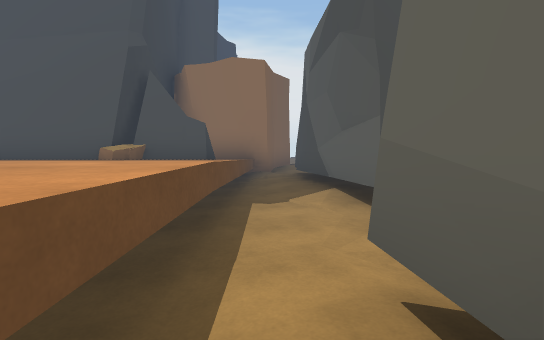
View 1 (above)

15 first-person views from a walk through a scene from a Unity 3-D project. The camera is 1.3 m above the floor, tilts 4° down and sees 85° across. Doors are open. The floor is counted in squares, 2 m on a side. Each view is taken from the middle of a square. On the plan, view 1 faces up. The plan holds only what a view shows up to about 9 squares ahead; the rest is blank. The place goes on beyond the plan. The player character is not drawn.

View 2
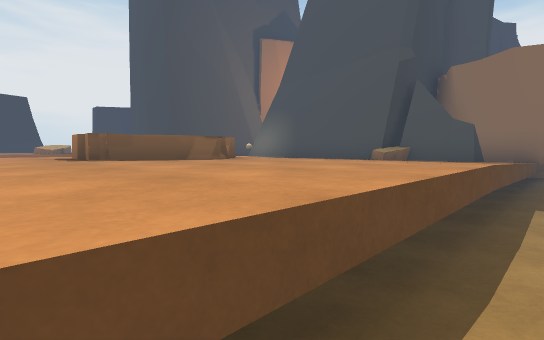

View 3
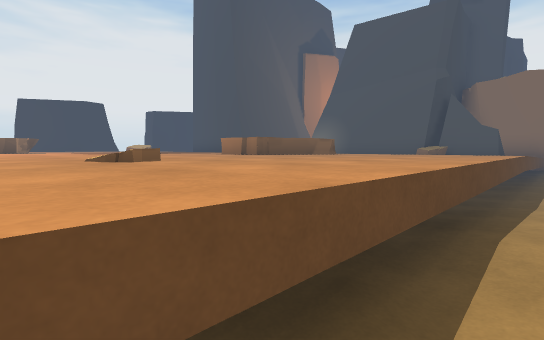

View 4
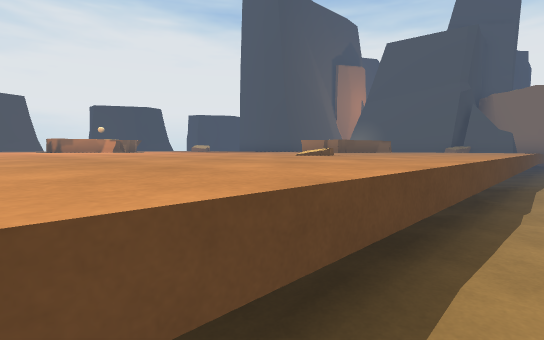

View 5
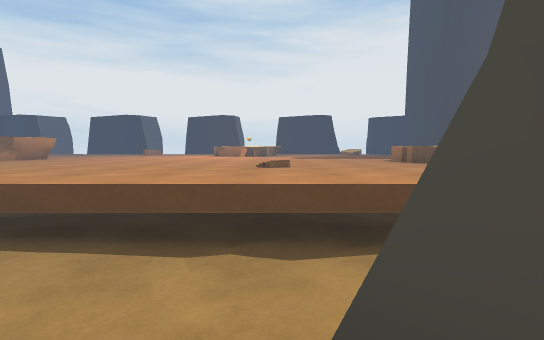

View 6
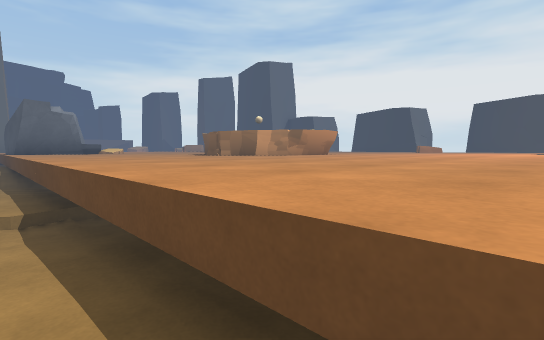

View 7
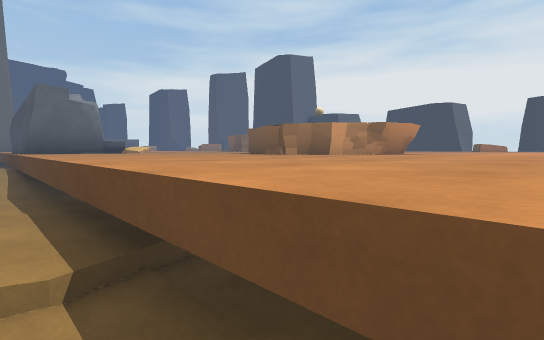

View 8
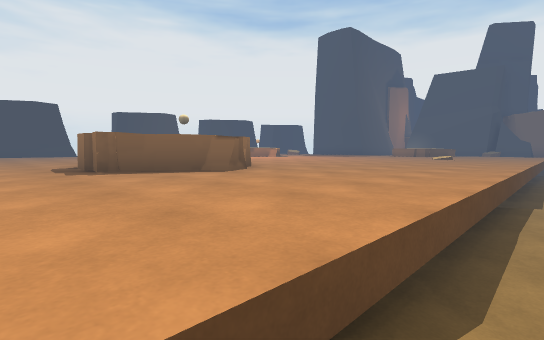

View 9
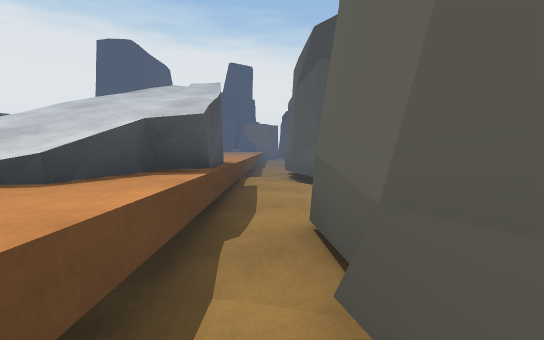

View 10
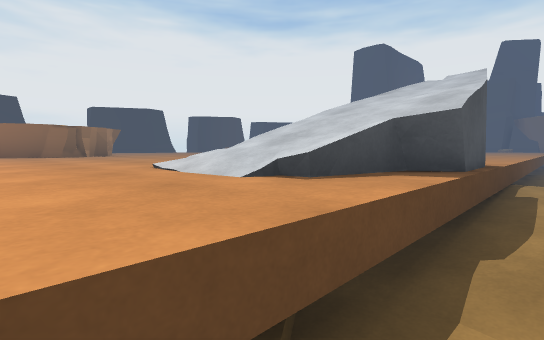

View 11
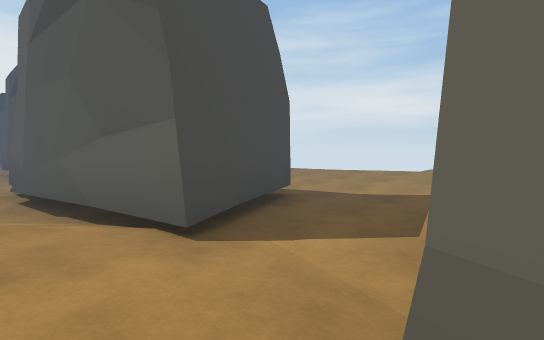

View 12
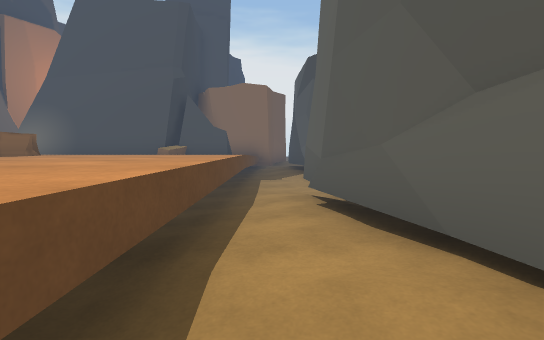

View 13
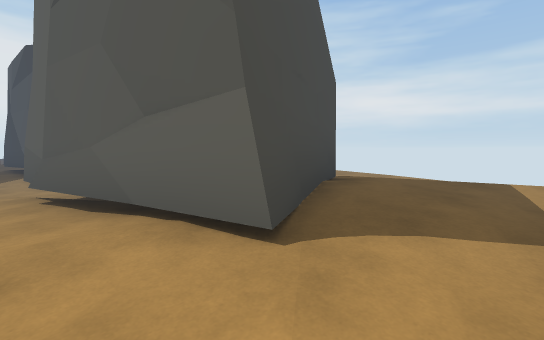

View 14
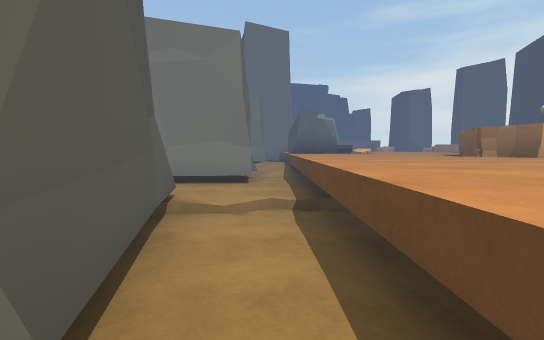

View 15
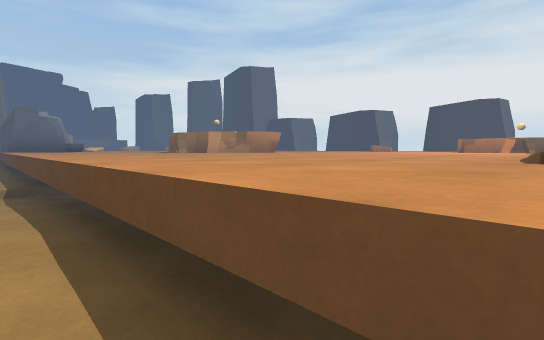

### Floor plan
Key: @ floor where view 1 was taken; # wall or solid block; . main floor; : floor 0.25 m higher than the main floor; - floor 0.5 m lower than the main floor; _ floor 0.75 m lower than the main floor; < floor 1 m lower than the main floor; ( floor 1.25 m lower than the main floor; / step, stairs or slope; = window, fence, low wall or low ledge; ^ raised ledge; O other object.
Columns run from 11 left of view 1 to 8 right of it. Each row starts with its distance up from view 1.
  7         #OO<#
  6     #####O//#
  5         ..//#
  4        ..../#
  3        ....((
  2        ^ ..((
  1        ^ .//#
  0   ...^^=../@#
 -1     ......//#
 -2  .........//###/
 -3 ^.......:./////-
 -4 O^.........<<///
 -5 ^^.........<#
 -6 ...........<#
 -7  ..........<#
 -8  ..........<#
 -9   ...^.....__
-10    .^^^....<__
-11      OO^...<##
-12  ..   ^#...<#   __-
-13  ....^#...//#  <__-(
-14   ........//###<_/-=
-15    ..   :OO-/_____-/
-16  ^#....   #-/____
-17   ^#....  //#
-18   ^#......//#
-19   ^       //#

Where each view was taken, in squares from view 1:
view 1: 0 up, 0 right, facing up
view 2: 1 down, 0 right, facing up-left
view 3: 4 down, 0 right, facing up-left
view 4: 7 down, 0 right, facing up-left
view 5: 3 down, 2 right, facing left
view 6: 5 down, 0 right, facing down-left
view 7: 7 down, 0 right, facing down-left
view 8: 14 down, 0 right, facing up-left
view 9: 19 down, 0 right, facing up
view 10: 19 down, 0 right, facing up-left
view 11: 17 down, 0 right, facing up-right
view 12: 3 down, 0 right, facing up
view 13: 4 down, 0 right, facing up-right
view 14: 5 down, 0 right, facing down
view 15: 3 down, 0 right, facing down-left
